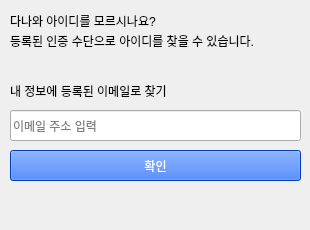
      <widget class="QWidget" name="tab">
       <attribute name="title">
        <string>아이디 찾기</string>
       </attribute>
       <widget class="QLabel" name="label_19">
        <property name="geometry">
         <rect>
          <x>10</x>
          <y>10</y>
          <width>171</width>
          <height>21</height>
         </rect>
        </property>
        <property name="text">
         <string>다나와 아이디를 모르시나요?</string>
        </property>
       </widget>
       <widget class="QLabel" name="label_20">
        <property name="geometry">
         <rect>
          <x>10</x>
          <y>30</y>
          <width>281</width>
          <height>21</height>
         </rect>
        </property>
        <property name="text">
         <string>등록된 인증 수단으로 아이디를 찾을 수 있습니다.</string>
        </property>
       </widget>
       <widget class="QLabel" name="label_21">
        <property name="geometry">
         <rect>
          <x>10</x>
          <y>80</y>
          <width>281</width>
          <height>21</height>
         </rect>
        </property>
        <property name="styleSheet">
         <string notr="true">font: 700 11pt &quot;맑은 고딕&quot;;</string>
        </property>
        <property name="text">
         <string>내 정보에 등록된 이메일로 찾기</string>
        </property>
       </widget>
       <widget class="QLineEdit" name="ID_find">
        <property name="geometry">
         <rect>
          <x>10</x>
          <y>110</y>
          <width>291</width>
          <height>31</height>
         </rect>
        </property>
        <property name="placeholderText">
         <string>이메일 주소 입력</string>
        </property>
       </widget>
       <widget class="QPushButton" name="ID_find2">
        <property name="geometry">
         <rect>
          <x>10</x>
          <y>150</y>
          <width>291</width>
          <height>31</height>
         </rect>
        </property>
        <property name="styleSheet">
         <string notr="true">background-color: rgb(0, 85, 255);
color: rgb(255, 255, 255);</string>
        </property>
        <property name="text">
         <string>확인</string>
        </property>
       </widget>
       <widget class="QLabel" name="ID_find3">
        <property name="geometry">
         <rect>
          <x>10</x>
          <y>190</y>
          <width>291</width>
          <height>31</height>
         </rect>
        </property>
        <property name="text">
         <string/>
        </property>
       </widget>
      </widget>
